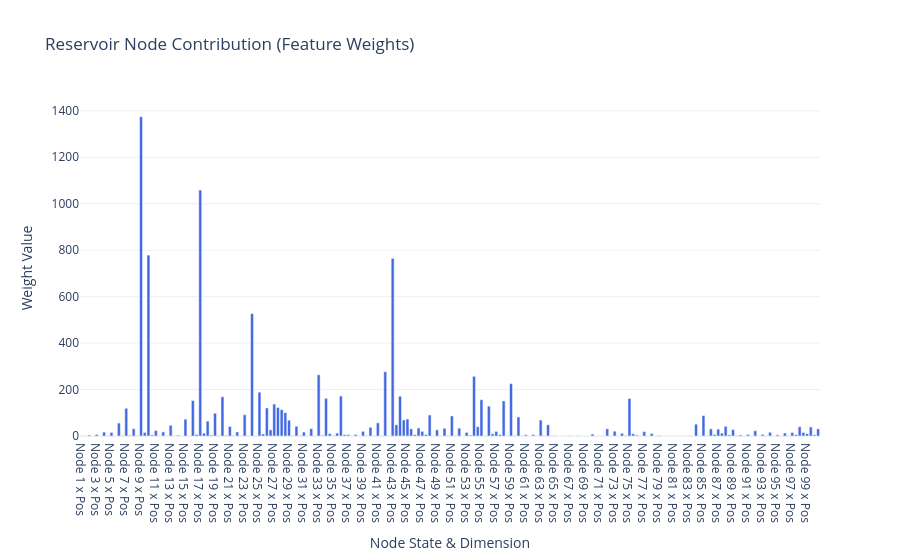
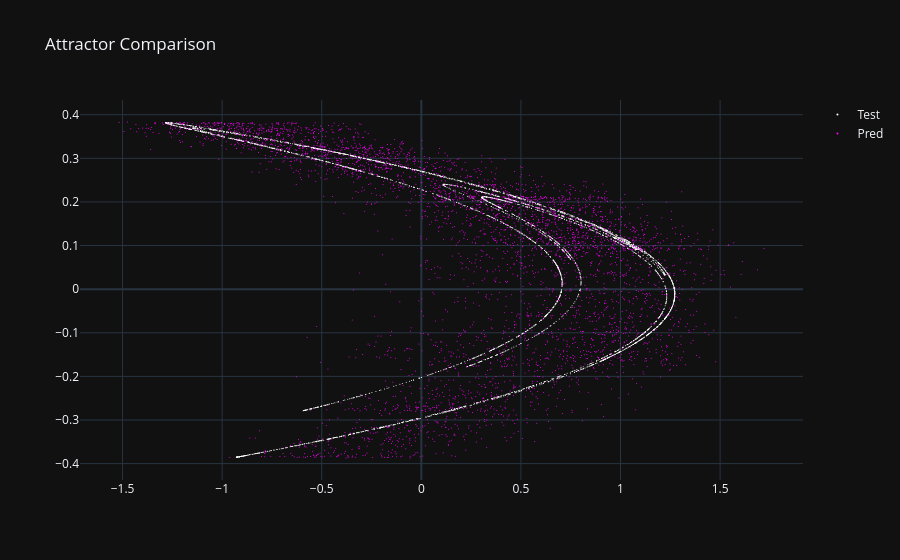
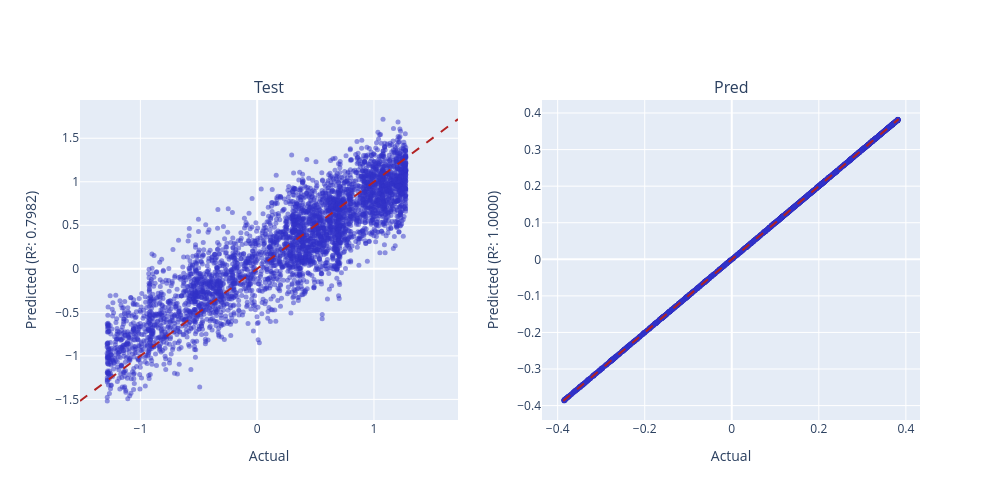

Notebook code for these charts, in order:
### Code cell
weight_plot(np.linalg.norm(model.coef_, axis=0), 1).show()
scatter_plot([Y_test, Y_pred]).show()
r_2_plots_grid(Y_test, Y_pred, ["Test", "Pred"]).show()

### Figure 1 — Plotly figure (JSON) as saved in the notebook; plotly's stock layout.template omitted (floating-point values rounded to 4 significant figures; data arrays with more than 128 entries replaced by an {"elided": "..."} marker saying what was removed)
{"data": [{"marker": {"color": {"elided": "200 str values"}}, "type": "bar", "x": {"elided": "200 str values"}, "y": {"elided": "200 float values"}}], "layout": {"title": {"text": "Reservoir Node Contribution (Feature Weights)"}, "xaxis": {"title": {"text": "Node State & Dimension"}}, "yaxis": {"title": {"text": "Weight Value"}}}}

### Figure 2 — Plotly figure (JSON) as saved in the notebook; plotly's stock layout.template omitted (floating-point values rounded to 4 significant figures; data arrays with more than 128 entries replaced by an {"elided": "..."} marker saying what was removed)
{"data": [{"marker": {"color": "white", "size": 1}, "mode": "markers", "name": "Test", "type": "scatter", "x": {"elided": "4000 float values"}, "y": {"elided": "4000 float values"}}, {"marker": {"color": "magenta", "size": 1}, "mode": "markers", "name": "Pred", "type": "scatter", "x": {"elided": "4000 float values"}, "y": {"elided": "4000 float values"}}], "layout": {"title": {"text": "Attractor Comparison"}}}

### Figure 3 — Plotly figure (JSON) as saved in the notebook; plotly's stock layout.template omitted (floating-point values rounded to 4 significant figures; data arrays with more than 128 entries replaced by an {"elided": "..."} marker saying what was removed)
{"data": [{"marker": {"color": "rgba(50, 50, 200, 0.5)", "size": 5}, "mode": "markers", "name": "Data", "type": "scatter", "x": {"elided": "4000 float values"}, "xaxis": "x", "y": {"elided": "4000 float values"}, "yaxis": "y"}, {"line": {"color": "firebrick", "dash": "dash"}, "mode": "lines", "name": "Ideal", "type": "scatter", "x": [-1.517, 1.72], "xaxis": "x", "y": [-1.517, 1.72], "yaxis": "y"}, {"marker": {"color": "rgba(50, 50, 200, 0.5)", "size": 5}, "mode": "markers", "name": "Data", "type": "scatter", "x": {"elided": "4000 float values"}, "xaxis": "x2", "y": {"elided": "4000 float values"}, "yaxis": "y2"}, {"line": {"color": "firebrick", "dash": "dash"}, "mode": "lines", "name": "Ideal", "type": "scatter", "x": [-0.3871, 0.3833], "xaxis": "x2", "y": [-0.3871, 0.3833], "yaxis": "y2"}], "layout": {"annotations": [{"font": {"size": 16}, "showarrow": false, "text": "Test", "x": 0.225, "xanchor": "center", "xref": "paper", "y": 1, "yanchor": "bottom", "yref": "paper"}, {"font": {"size": 16}, "showarrow": false, "text": "Pred", "x": 0.775, "xanchor": "center", "xref": "paper", "y": 1, "yanchor": "bottom", "yref": "paper"}], "height": 500, "showlegend": false, "width": 1000, "xaxis": {"anchor": "y", "domain": [0, 0.45], "title": {"text": "Actual"}}, "xaxis2": {"anchor": "y2", "domain": [0.55, 1], "title": {"text": "Actual"}}, "yaxis": {"anchor": "x", "domain": [0, 1], "title": {"text": "Predicted (R²: 0.7982)"}}, "yaxis2": {"anchor": "x2", "domain": [0, 1], "title": {"text": "Predicted (R²: 1.0000)"}}}}
